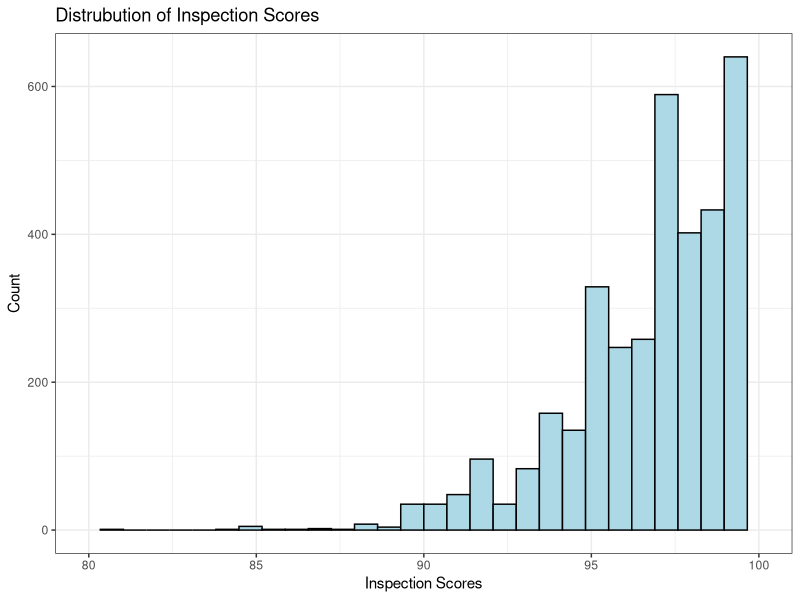
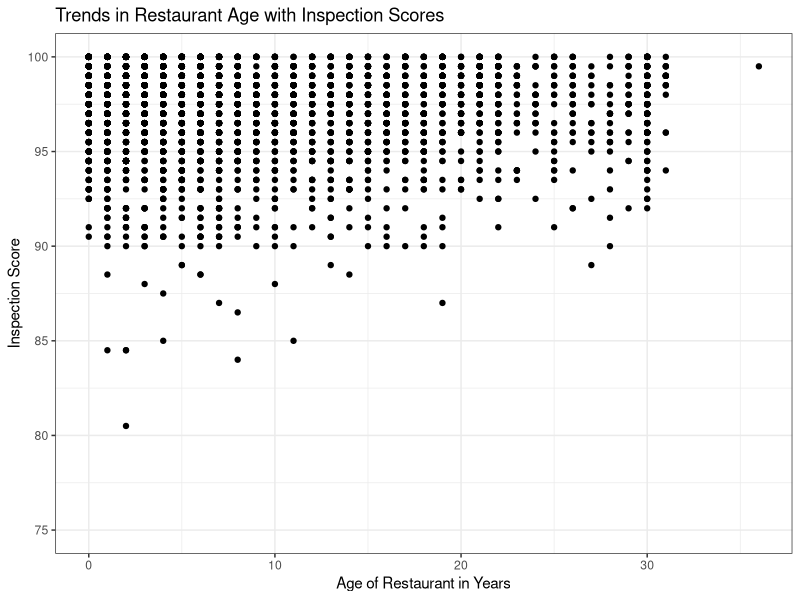
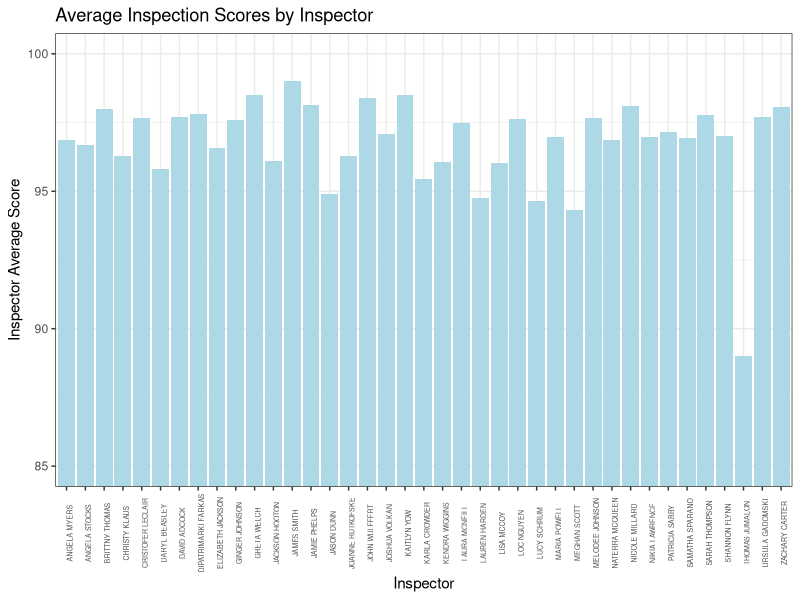
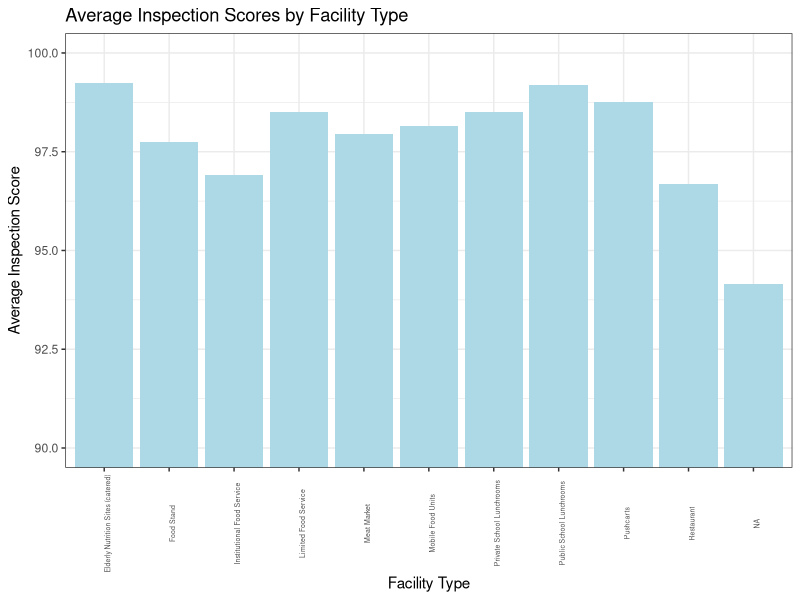
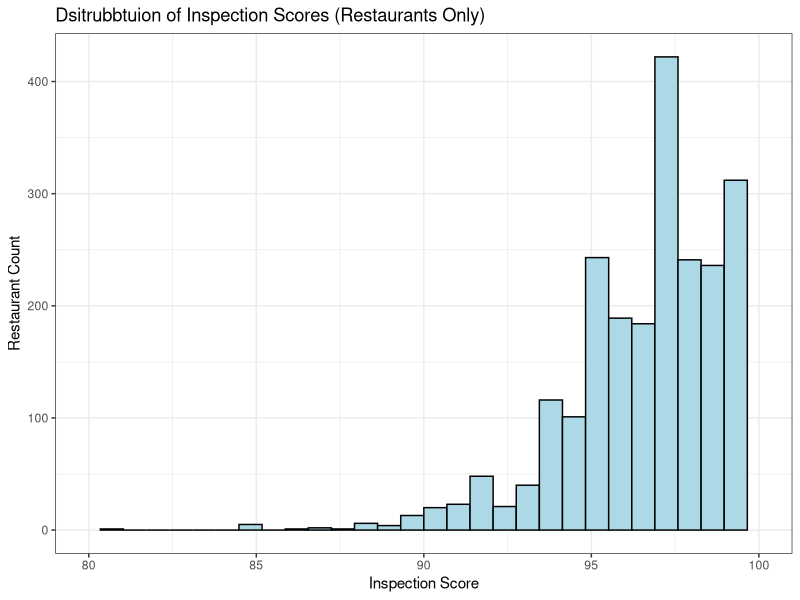
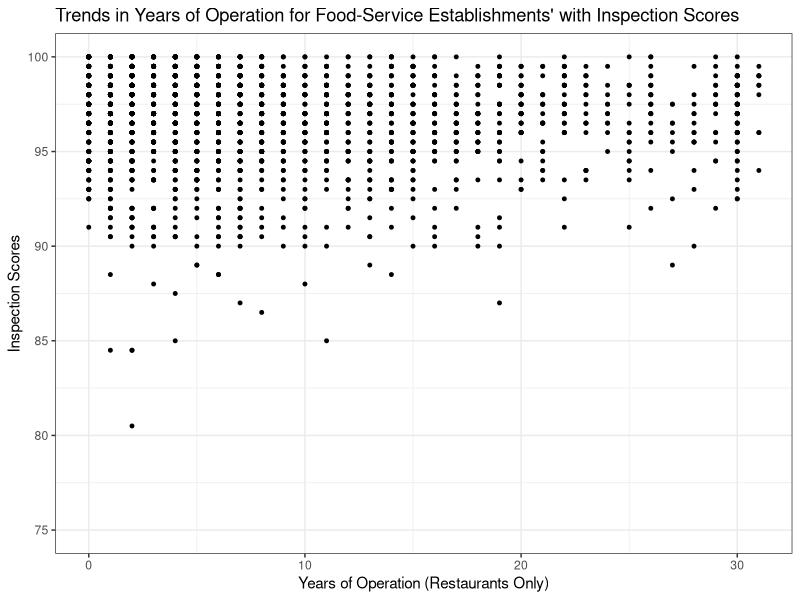
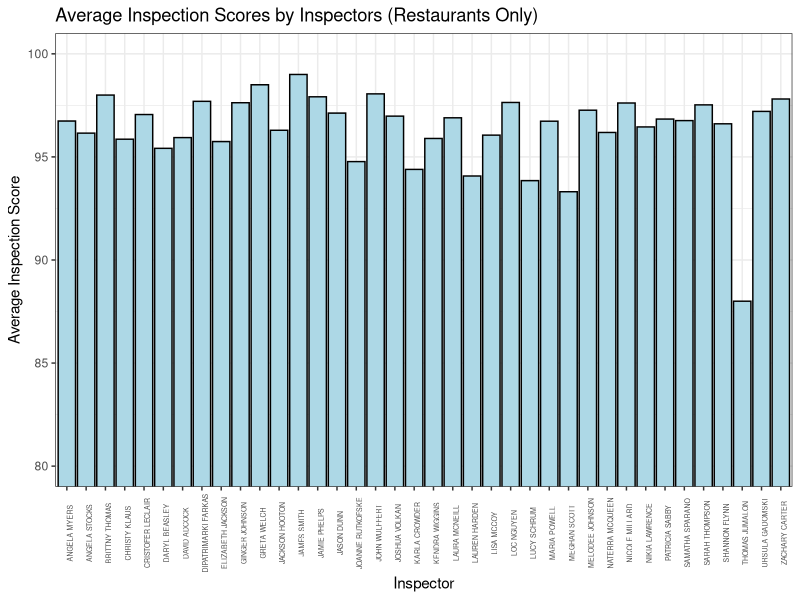

Write the R code that produced these figures, in order.
## ---- chunk 1
inspec <- read.csv("restaurant_inspections.csv")
library(ggplot2)
library(tidyverse)
## ---- chunk 2
head(inspec)
## ---- chunk 3
ggplot(inspec, aes(x= SCORE))+
  geom_histogram(fill = "light blue", colour="black")+
  labs(title = "Distrubution of Inspection Scores", x = "Inspection Scores", y = "Count")+
  theme_bw()+
  xlim(80,100)

unique(inspec$SCORE)
## ---- chunk 4
restaurant_inspec <- inspec

restaurant_inspec$RESTAURANTOPENDATE <- as.POSIXct(restaurant_inspec$RESTAURANTOPENDATE, format = "%Y/%m/%d %H:%M:%S", tz="UTC")

restaurant_inspec$DATE_ <- gsub("Z", "", restaurant_inspec$DATE_)
restaurant_inspec$DATE_ <- as.POSIXct(restaurant_inspec$DATE_, format ="%Y-%m-%dT%H:%M:%S", tz="UTC")
## ---- chunk 5
restaurant_inspec_year <- restaurant_inspec

restaurant_inspec_year$RESTAURANTOPENDATE <- as.numeric(format(restaurant_inspec_year$RESTAURANTOPENDATE, "%Y"))

restaurant_inspec_year$DATE_ <- as.numeric(format(restaurant_inspec_year$DATE_, "%Y"))

restaurant_inspec_year <- restaurant_inspec_year %>% 
  filter(!is.na(DATE_) & !is.na(RESTAURANTOPENDATE))%>% 
  mutate(restaurant_years = DATE_ - RESTAURANTOPENDATE)
## ---- chunk 6
ggplot(restaurant_inspec_year, aes(x = restaurant_years, y= SCORE)) +
  geom_point()+
  labs(title = "Trends in Restaurant Age with Inspection Scores", x= "Age of Restaurant in Years", y= "Inspection Score")+
  theme_bw()+
  ylim(75,100)
## ---- chunk 7
sum(is.na(restaurant_inspec$DATE_))
sum(is.na(restaurant_inspec$RESTAURANTOPENDATE))
## ---- chunk 8
restaurant_inspec <- restaurant_inspec %>%
  mutate(CITY = str_to_upper(CITY))

unique(restaurant_inspec$CITY)
## ---- chunk 9
city_avg_score_table <- restaurant_inspec %>% 
  group_by(CITY) %>% 
  summarize(avg_score = mean(SCORE, na.rm = TRUE))

city_avg_score_table
## ---- chunk 10
restaurant_inspec$INSPECTOR <- str_to_upper(restaurant_inspec$INSPECTOR)

inspector_scoring <- restaurant_inspec %>% 
  group_by(INSPECTOR) %>% 
  summarize(avg_score = mean(SCORE, na.rm = TRUE))


## ---- chunk 11
ggplot(inspector_scoring, aes(x= INSPECTOR, y= avg_score))+
  geom_col(fill="light blue")+
  theme_bw()+
  coord_cartesian(ylim= c(85,100))+
  labs(title = "Average Inspection Scores by Inspector", x = "Inspector", y= "Inspector Average Score")+
  theme(axis.text.x = element_text(angle=90, size= 5))
## ---- chunk 12
city_sample <- restaurant_inspec %>% 
  group_by(CITY) %>% 
  summarize(sample_size = n())

city_sample
## ---- chunk 13
facility_scores <- restaurant_inspec %>%
  group_by(FACILITYTYPE) %>% 
  summarize(avg_score = mean(SCORE, na.rm = TRUE))
## ---- chunk 14
ggplot(facility_scores, aes(x= FACILITYTYPE, y= avg_score))+
  geom_col(fill="light blue")+
  labs(title = "Average Inspection Scores by Facility Type", x= "Facility Type", y= "Average Inspection Score")+
  theme_bw()+
  coord_cartesian(ylim=c(90,100))+
  theme(axis.text.x = element_text(angle=90, size= 5))
    
  
## ---- chunk 15
only_restaurant <- restaurant_inspec %>% 
  filter(FACILITYTYPE == "Restaurant")

## ---- chunk 16
ggplot(only_restaurant, aes(x=SCORE))+
  geom_histogram(fill = "light blue", colour = "black")+
  theme_bw()+
  xlim(c(80,100))+
  labs(title = "Dsitrubbtuion of Inspection Scores (Restaurants Only)", x= "Inspection Score", y= "Restaurant Count")
## ---- chunk 17
only_restaurant_years <- restaurant_inspec_year %>% 
  filter(FACILITYTYPE == "Restaurant")

ggplot(only_restaurant_years, aes(x= restaurant_years, y = SCORE))+
  geom_point(size = 1)+
  theme_bw()+
  coord_cartesian(ylim=c(75,100))+
  labs(title = "Trends in Years of Operation for Food-Service Establishments' with Inspection Scores", x= "Years of Operation (Restaurants Only)", y= "Inspection Scores")
## ---- chunk 18
only_restaurant_city_scores <- only_restaurant %>% 
  group_by(CITY) %>% 
  summarize(avg_score = mean(SCORE, na.rm = TRUE))

only_restaurant_city_scores
## ---- chunk 19
only_restaurant_inspectors <- only_restaurant %>% 
  group_by(INSPECTOR) %>% 
  summarize (avg_score = mean(SCORE, na.rm = TRUE))

ggplot(only_restaurant_inspectors, aes(x= INSPECTOR, y= avg_score))+
  geom_col(fill= "light blue", colour= "black")+
  theme_bw()+
  coord_cartesian(ylim=c(80,100))+
   theme(axis.text.x = element_text(angle=90, size= 5))+
  labs(title= "Average Inspection Scores by Inspectors (Restaurants Only)", x= "Inspector", y= "Average Inspection Score")
## ---- chunk 20
only_restaurant_samplesize <- only_restaurant %>% 
  group_by(CITY) %>% 
  summarize(count=n())
